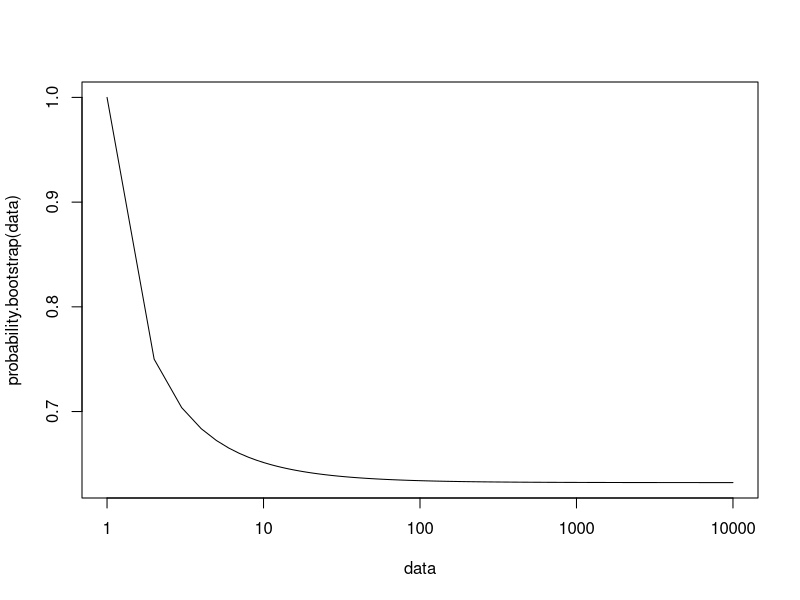

Write R code to recreate this figure.
n = 10000

probability.bootstrap <-function(n){
  y <- 1 - (1 - 1/n)^n
}
data <- 1:n
plot(data, probability.bootstrap(data), type = 'l', log = "x")

